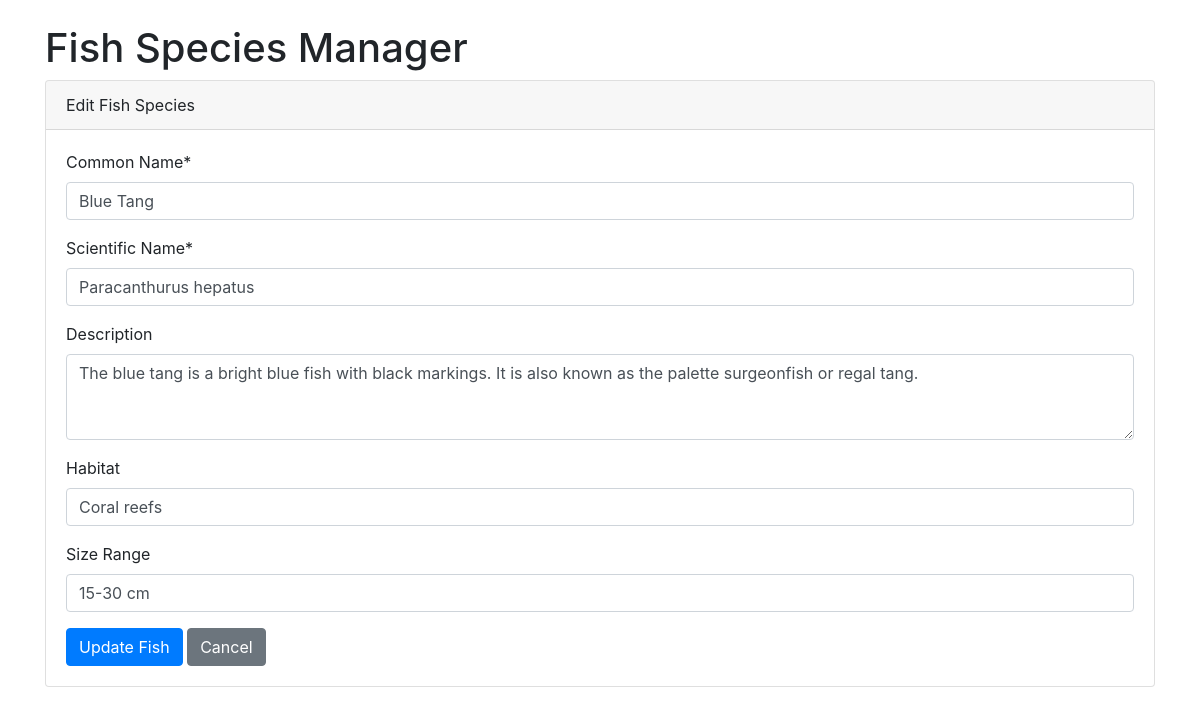
Screenshot of /fish_manager.php?action=edit&id=2 with the database file from the repository.
### tables this page shows
CREATE TABLE IF NOT EXISTS `fish_species` (
  `id` int(11) NOT NULL AUTO_INCREMENT,
  `common_name` varchar(255) NOT NULL,
  `scientific_name` varchar(255) DEFAULT NULL,
  `description` text DEFAULT NULL,
  `habitat` text DEFAULT NULL,
  `size_range` varchar(100) DEFAULT NULL,
  `image_url` varchar(255) DEFAULT NULL,
  `created_at` timestamp NOT NULL DEFAULT current_timestamp(),
  `updated_at` timestamp NOT NULL DEFAULT current_timestamp() ON UPDATE current_timestamp(),
  PRIMARY KEY (`id`),
  UNIQUE KEY `common_name` (`common_name`)
);

### fish_manager.php (the view, shortened to what this page needs)
<?php
require_once 'db.php';
$action = isset($_GET['action']) ? $_GET['action'] : '';
$fish_id = isset($_GET['id']) ? intval($_GET['id']) : 0;
$fish_data = null;
if ($action === 'edit' && $fish_id > 0) {
    $stmt = $conn->prepare("SELECT * FROM fish_species WHERE id = ?");
    $stmt->bind_param("i", $fish_id);
    $stmt->execute();
    $result = $stmt->get_result();
    if ($result->num_rows === 1) {
        $fish_data = $result->fetch_assoc();
    } else {
        $error = "Fish species not found!";
        $action = '';
    }
}
$page_title = "Fish Species Manager";
?>
<!DOCTYPE html>
<html lang="en">
<head>
    <link rel="stylesheet" href="https://stackpath.bootstrapcdn.com/bootstrap/4.5.2/css/bootstrap.min.css">
</head>
<body>
    <div class="container mt-4">
        <h1><?php echo $page_title; ?></h1>
        <?php if ($action === 'add' || $action === 'edit'): ?>
            <div class="card mb-4">
                <div class="card-header">
                    <?php echo ($action === 'add') ? 'Add New Fish Species' : 'Edit Fish Species'; ?>
                </div>
                <div class="card-body">
                    <form method="post" action="<?php echo ($action === 'edit') ? "fish_manager.php?action=edit&id={$fish_id}" : 'fish_manager.php?action=add'; ?>">
                        <div class="form-group">
                            <label for="common_name">Common Name*</label>
                            <input type="text" class="form-control" id="common_name" name="common_name" required
                                value="<?php echo isset($fish_data['common_name']) ? htmlspecialchars($fish_data['common_name']) : ''; ?>">
                        </div>
                        <div class="form-group">
                            <label for="scientific_name">Scientific Name*</label>
                            <input type="text" class="form-control" id="scientific_name" name="scientific_name" required
                                value="<?php echo isset($fish_data['scientific_name']) ? htmlspecialchars($fish_data['scientific_name']) : ''; ?>">
                        </div>
                        <div class="form-group">
                            <label for="description">Description</label>
                            <textarea class="form-control" id="description" name="description" rows="3"><?php
                                echo isset($fish_data['description']) ? htmlspecialchars($fish_data['description']) : '';
                            ?></textarea>
                        </div>
                        <div class="form-group">
                            <label for="habitat">Habitat</label>
                            <input type="text" class="form-control" id="habitat" name="habitat"
                                value="<?php echo isset($fish_data['habitat']) ? htmlspecialchars($fish_data['habitat']) : ''; ?>">
                        </div>
                        <div class="form-group">
                            <label for="size_range">Size Range</label>
                            <input type="text" class="form-control" id="size_range" name="size_range"
                                value="<?php echo isset($fish_data['size_range']) ? htmlspecialchars($fish_data['size_range']) : ''; ?>">
                        </div>
                        <button type="submit" name="<?php echo ($action === 'add') ? 'add_fish' : 'update_fish'; ?>" class="btn btn-primary">
                            <?php echo ($action === 'add') ? 'Add Fish' : 'Update Fish'; ?>
                        </button>
                        <a href="fish_manager.php" class="btn btn-secondary">Cancel</a>
                    </form>
                </div>
            </div>
        <?php endif; ?>
    </div>
</body>
</html>

### rows the page displays
fish_species: common_name "Blue Tang", scientific_name "Paracanthurus hepatus", description "The blue tang is a bright blue fish with black markings. It is also known as the palette surgeonfish or regal tang.", habitat "Coral reefs", size_range "15-30 cm"

### other values shown
$page_title "Fish Species Manager"
